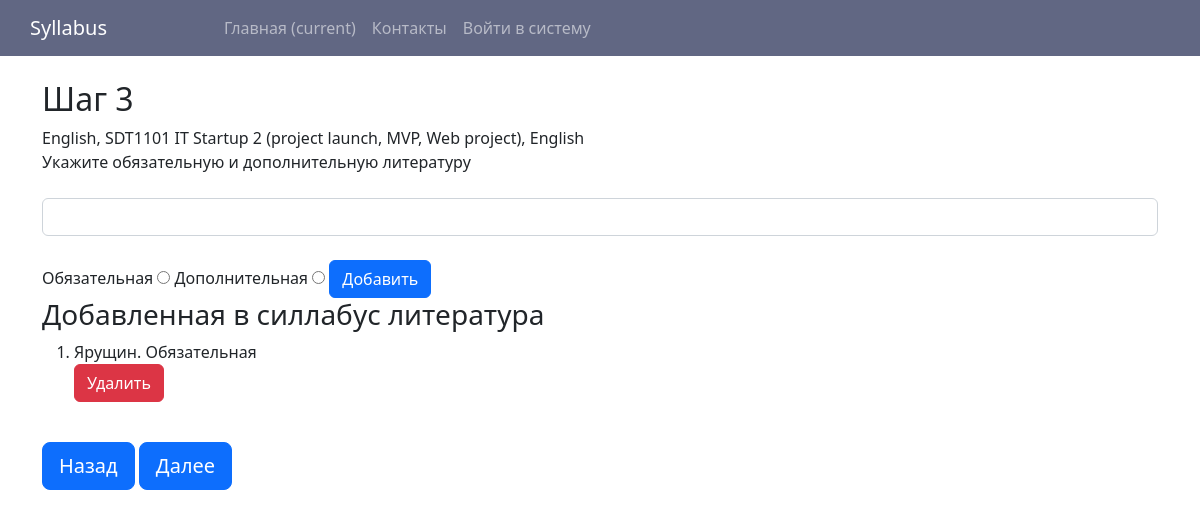
The page /next_step/47 on the database its author committed.
### syllabuses/models.py (models this page shows, shortened)
class Syllabus(models.Model):
    syllabus_name = models.CharField('Название силлабуса', max_length=255)
    course = models.ForeignKey(Course, on_delete=models.CASCADE, null=True, verbose_name='Дисциплина')
    training_level = models.ForeignKey(EduLevel, on_delete=models.CASCADE, null=True, verbose_name='Уровень обучения')
    language_of_education = models.ForeignKey(Language, on_delete=models.CASCADE, null=True, verbose_name='Язык обучения')
    proficiency_level = models.ForeignKey(Proficiency, on_delete=models.CASCADE, null=True, verbose_name='Уровень владения языком')
    total_hours = models.IntegerField('Всего часов', null=True)
    classroom_hours = models.IntegerField('Классных часов', null=True)
    semester=models.IntegerField('Семестр', null=True)
    ects = models.IntegerField('ects кредиты', null=True)
    iw_hours = models.IntegerField('СРОП часов', null=True)
    prerequisites = models.TextField('Пререквизиты', blank=False)
    format_of_training = models.ForeignKey(Format,on_delete=models.CASCADE, null=True, verbose_name='Формат обучения')
    edu_programms = models.TextField('Образовательные программы', blank=False)
    time_place = models.TextField('Время и место проведения',blank=False)
    instructor = models.ForeignKey(CustomUser, on_delete=models.CASCADE, blank=True, verbose_name='Инструктор/Преподаватель')
    course_objective = models.TextField('Цель курса',blank=False)
    document = models.FileField('Файл', null=True, blank=True)
    agreed_with = models.ForeignKey(Director, on_delete=models.CASCADE, null=True, verbose_name='Согласовывает: ')
    status = models.ForeignKey(Status, on_delete=models.CASCADE, null=True)
    course_philosophy = models.TextField('Философия курса', blank=False)
    course_etics = models.TextField('Политика курса', blank=False)
    asu = models.BooleanField('На основе ASU', default=0)
    def __str__(self):
        return f"{self.syllabus_name}, {self.course}, {self.language_of_education}"

class Course(models.Model):
    name = models.CharField('Название дисциплины', max_length=255)
    code = models.CharField('Код', max_length=255)
    def __str__(self):
        return f"{self.code} {self.name}"

class Language(models.Model):
    title = models.CharField('Язык', max_length=255)
    def __str__(self):
        return f"{self.title}"

class LiteratureInSyllabus(models.Model):
    syllabus = models.ForeignKey(Syllabus, on_delete=models.CASCADE, null=True, verbose_name='Силлабус')
    literature = models.ForeignKey(Literature, on_delete=models.CASCADE, null=True, verbose_name='Литература')
    mandatory = models.BooleanField('Обязательная', default=0)

class Literature(models.Model):
    course = models.ForeignKey(Course, on_delete=models.CASCADE, null=True, verbose_name='Дисциплина', related_name='literature_set')
    title = models.TextField('Название', blank=False)
    syllabus = models.ForeignKey(Syllabus, on_delete=models.CASCADE, null=True, verbose_name='Силлабус', related_name='literature_set')
    def __str__(self):
        return f"{self.title}."

### syllabuses/views.py (the view, shortened to what this page needs)
# urls.py: path('next_step/<int:syllabus_id>', views.next_step, name="next_step"),
def next_step(request, syllabus_id: int):
    syllabus = Syllabus.objects.get(pk=syllabus_id)
    return render(request, 'syllabuses/next_step.html',{
                      'syllabus': syllabus,
                      'literatures': Literature.objects.filter(course=syllabus.course),
                      'literaturesinsyllabus': LiteratureInSyllabus.objects.filter(syllabus = syllabus)
                    })

### syllabuses/templates/syllabuses/next_step.html (shortened to what this page needs)
{% extends 'syllabuses/base.html' %}
{% block content %}
<div class="container">
<br/>
<h2>Шаг 3</h2>{{syllabus}}
<br>
Укажите обязательную и дополнительную литературу
<br/>
<br/>
<form method="post" id="literature-form">
    <select class="form-input" form = "literature-form" name="liter">
        {% for r in literatures %}
        <option value={{r.id}}>{{r.title}}</option>
        {% endfor %}
    </select>
    <br/>
    <label>Обязательная</label>
    <input value="1" type="radio" name="mandatory" form = "literature-form">
    <label>Дополнительная</label>
    <input value="0" type="radio" name="mandatory" form = "literature-form">
    <button type="submit" class="btn btn-primary">Добавить</button>
</form>
<h3>Добавленная в силлабус литература</h3>
<ol>
  {% for literature in literaturesinsyllabus %}
      <li>{{ literature.literature }}
        {% if literature.mandatory == True %}
        Обязательная
        {% else %}
        Дополнительная
        {% endif %}
        <form method="POST" action="{% url 'delete_literature' pk=literature.id syllabus_id=syllabus.id %}">
            <button type="submit" class="btn btn-danger">Удалить</button>
        </form>
      </li>
  {% endfor %}
</ol>
<br/>
<a href="{% url 'literature_form' syllabus.id %}" class="btn btn-primary btn-lg">Назад</a>
<a href="{% url 'half' syllabus.id %}" class="btn btn-primary btn-lg">Далее</a>
</div>
{% endblock %}

### syllabuses/templates/syllabuses/next_step.html (style rules this page uses)
textarea, select { display: block; width: 100%; padding: 0.375rem 0.75rem; font-size: 1rem; font-weight: 400; line-height: 1.5; color: #212529; background-color: #fff; background-clip: padding-box; border: 1px solid #ced4da; -webkit-appearance: none; -moz-appearance: none; appearance: none; border-radius: 0.375rem; transition: border-color .15s ease-in-out,box-shadow .15s ease-in-out; }

### rows shown on the page
Syllabus: syllabus_name+course+language_of_education "English, SDT1101 IT Startup 2 (project launch, MVP, Web project), English"
LiteratureInSyllabus: literature "Ярущин.", mandatory "Обязательная"
